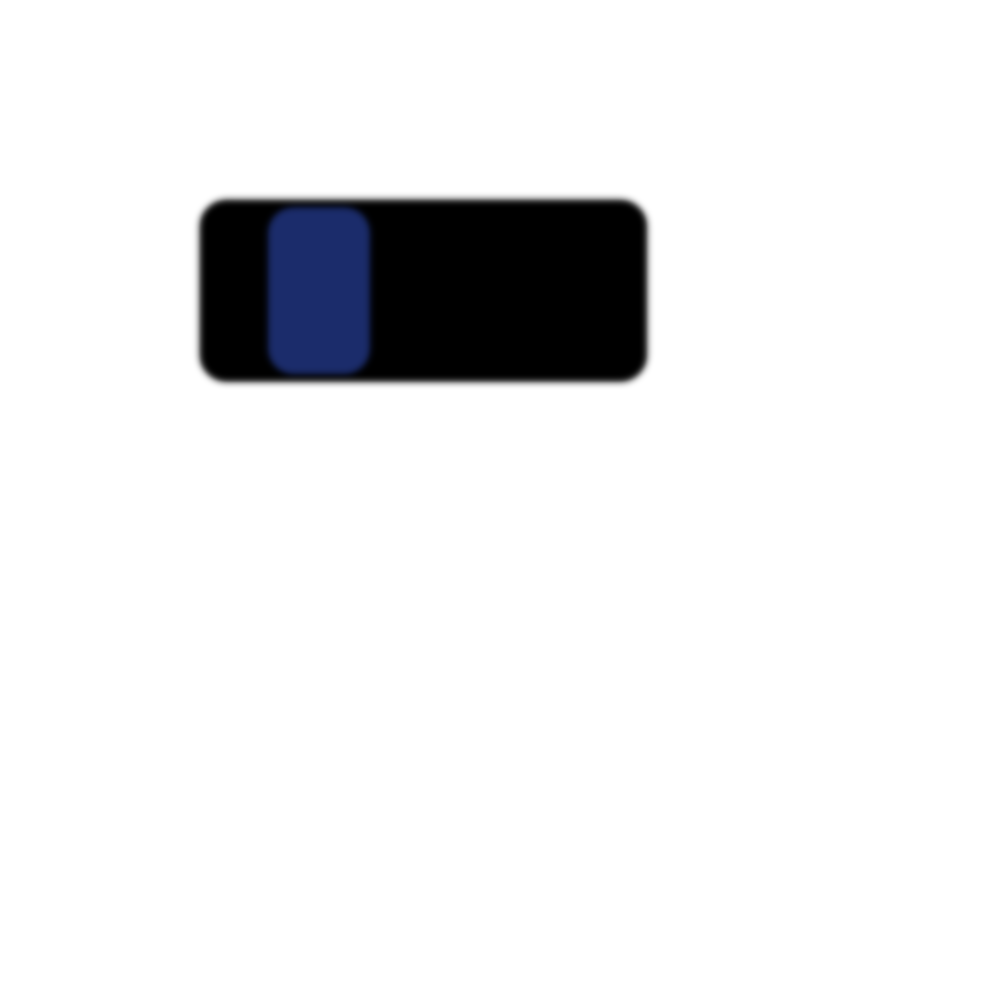
Frame 1 (no input)
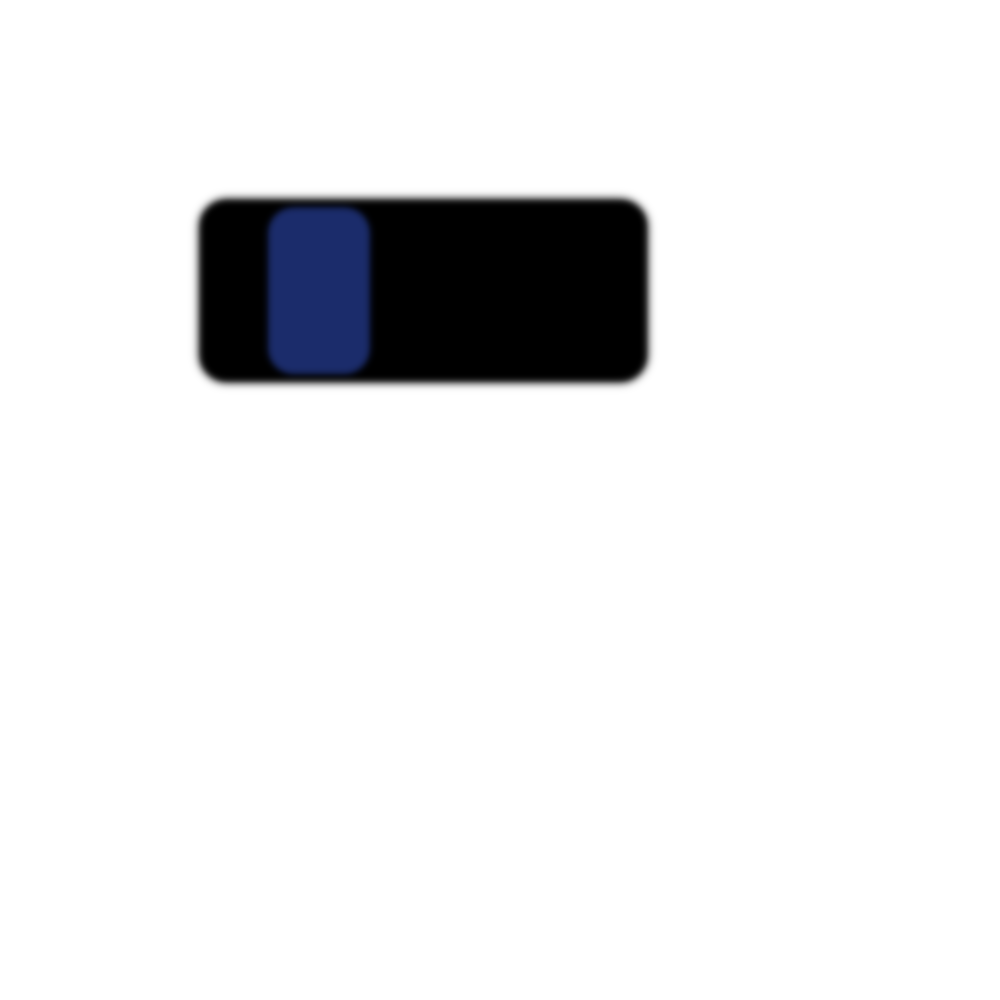
Frame 2 (the mouse pressed at the canvas centre, redrawn once)

The p5.js sketch that drew these frames (run headless with seeded random() and noise() and a simulated clock; the mouse was pressed at the canvas centre and the sketch redrawn once):

// p5.js sketch
// ── sketch.js
const WIDTH = 1000;
const HEIGHT = 1000;
const NUM_CARS = 10;


function setup() {
  createCanvas(WIDTH, HEIGHT);
  angleMode("radians");
}

function draw() {
  data = {
    cars: [
      { "dimensions": [446.7525446512403, 181.47669061058784], "corner_radius": 26.325571969531563, "color": "black", "front_windshield": { "color": [27, 44, 107], "windshield_width": 167.8098978130811, "windshield_length": 102.82113014789313, "hood_length": 67.54682616182586 }, "rear_windshield": { "color": [24, 38, 79], "windshield_width": 154.9241243424313, "windshield_length": 0.17546914771091462, "trunk_length": 34.44768718298192 }, "effects": { "shine": null, "roof_squares": [], "roof_lines": [], "transparency": 1.0, "clutter_pixels": [], "saturation": 0, "shadow": null } }]
  }

  console.log(data);
  for (const car of data.cars) {
    console.log("HERE!");
    x = 200
    y = 200

    // Draw the base
    fill(car.color);
    rect(x, y, car.dimensions[0], car.dimensions[1], car.corner_radius)

    // Draw the forward windshield
    fill(car.front_windshield.color);
    rect(x + car.front_windshield.hood_length,
      y + (car.dimensions[1] - car.front_windshield.windshield_width) / 2,
      car.front_windshield.windshield_length,
      car.front_windshield.windshield_width,
      car.corner_radius
    )

    // Draw the rear windshield
    console.log(car.rear_windshield.color);
    fill(car.rear_windshield.color);
    rect(x + car.dimensions[0] - (car.rear_windshield.trunk_length + car.rear_windshield.windshield_length),
      y + (car.dimensions[1] - car.rear_windshield.windshield_width) / 2,
      car.rear_windshield.windshield_length,
      car.rear_windshield.windshield_width,
      car.corner_radius
    )

    filter(BLUR);
  }

  noLoop();
}

// const colors = [
//   [175, 172, 153],
//   [186, 184, 173],
//   [178, 176, 166],
//   [215, 218, 214],
//   [181, 174, 161],
//   [212, 212, 205],
//   [191, 191, 186],
//   [188, 186, 177],
//   [74, 75, 69],
//   [184, 181, 166],
//   [176, 173, 161],
//   [186, 188, 183],
//   [91, 89, 63],
//   [0, 0, 0],
//   [207, 203, 189],
//   [192, 192, 184],
//   [197, 194, 183],
//   [191, 188, 175],
//   [169, 164, 147],
//   [207, 206, 202],
//   [177, 175, 162],
//   [182, 177, 165],
//   [54, 67, 66],
//   [186, 182, 169],
//   [185, 181, 168],
//   [173, 170, 157],
//   [72, 78, 74],
//   [213, 207, 193],
//   [189, 186, 174],
// ];

// function getSize() {
//   const color = colors[Math.floor(Math.random() * colors.length)];
//   return color;
// }

// function getHoodSize() {
//   const color = colors[Math.floor(Math.random() * colors.length)];
//   return color;
// }

// function getRooftopWindowSize() {
//   const color = colors[Math.floor(Math.random() * colors.length)];
//   return color;
// }

// function getRandomLines() {
//   const color = colors[Math.floor(Math.random() * colors.length)];
//   return color;
// }

// function getColor() {
//   const color = colors[Math.floor(Math.random() * colors.length)];
//   return color;
// }
